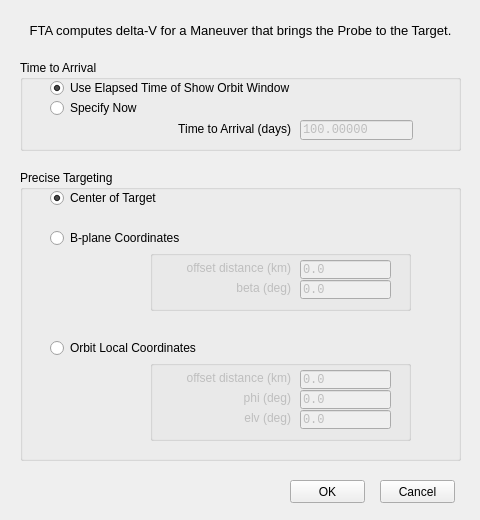
<?xml version="1.0" encoding="UTF-8"?>
<ui version="4.0">
 <class>ftasettingdialog</class>
 <widget class="QDialog" name="ftasettingdialog">
  <property name="windowModality">
   <enum>Qt::ApplicationModal</enum>
  </property>
  <property name="geometry">
   <rect>
    <x>0</x>
    <y>0</y>
    <width>480</width>
    <height>520</height>
   </rect>
  </property>
  <property name="minimumSize">
   <size>
    <width>480</width>
    <height>520</height>
   </size>
  </property>
  <property name="maximumSize">
   <size>
    <width>480</width>
    <height>520</height>
   </size>
  </property>
  <property name="windowTitle">
   <string>FTA Setting</string>
  </property>
  <property name="modal">
   <bool>true</bool>
  </property>
  <widget class="QGroupBox" name="groupBox">
   <property name="geometry">
    <rect>
     <x>20</x>
     <y>60</y>
     <width>441</width>
     <height>91</height>
    </rect>
   </property>
   <property name="title">
    <string>Time to Arrival</string>
   </property>
   <widget class="QRadioButton" name="fromshoworbit">
    <property name="geometry">
     <rect>
      <x>30</x>
      <y>20</y>
      <width>391</width>
      <height>16</height>
     </rect>
    </property>
    <property name="text">
     <string>Use Elapsed Time of Show Orbit Window</string>
    </property>
    <property name="checked">
     <bool>true</bool>
    </property>
   </widget>
   <widget class="QRadioButton" name="directinput">
    <property name="geometry">
     <rect>
      <x>30</x>
      <y>40</y>
      <width>391</width>
      <height>16</height>
     </rect>
    </property>
    <property name="text">
     <string>Specify Now</string>
    </property>
   </widget>
   <widget class="QLineEdit" name="timetoarrival">
    <property name="enabled">
     <bool>false</bool>
    </property>
    <property name="geometry">
     <rect>
      <x>280</x>
      <y>60</y>
      <width>113</width>
      <height>20</height>
     </rect>
    </property>
    <property name="font">
     <font>
      <family>Lucida Console</family>
     </font>
    </property>
    <property name="text">
     <string>100.00000</string>
    </property>
    <property name="cursorPosition">
     <number>0</number>
    </property>
   </widget>
   <widget class="QLabel" name="label">
    <property name="geometry">
     <rect>
      <x>80</x>
      <y>60</y>
      <width>191</width>
      <height>18</height>
     </rect>
    </property>
    <property name="text">
     <string>Time to Arrival (days)</string>
    </property>
    <property name="alignment">
     <set>Qt::AlignRight|Qt::AlignTrailing|Qt::AlignVCenter</set>
    </property>
   </widget>
  </widget>
  <widget class="QPushButton" name="cancel_button">
   <property name="geometry">
    <rect>
     <x>380</x>
     <y>480</y>
     <width>75</width>
     <height>23</height>
    </rect>
   </property>
   <property name="text">
    <string>Cancel</string>
   </property>
   <property name="autoDefault">
    <bool>false</bool>
   </property>
  </widget>
  <widget class="QPushButton" name="ok_button">
   <property name="geometry">
    <rect>
     <x>290</x>
     <y>480</y>
     <width>75</width>
     <height>23</height>
    </rect>
   </property>
   <property name="text">
    <string>OK</string>
   </property>
   <property name="autoDefault">
    <bool>false</bool>
   </property>
  </widget>
  <widget class="QGroupBox" name="groupBox_3">
   <property name="geometry">
    <rect>
     <x>20</x>
     <y>170</y>
     <width>441</width>
     <height>291</height>
    </rect>
   </property>
   <property name="title">
    <string>Precise Targeting</string>
   </property>
   <widget class="QRadioButton" name="selTargetcenter">
    <property name="geometry">
     <rect>
      <x>30</x>
      <y>20</y>
      <width>391</width>
      <height>16</height>
     </rect>
    </property>
    <property name="text">
     <string>Center of Target</string>
    </property>
    <property name="checked">
     <bool>true</bool>
    </property>
   </widget>
   <widget class="QRadioButton" name="selBplanecoord">
    <property name="geometry">
     <rect>
      <x>30</x>
      <y>60</y>
      <width>391</width>
      <height>16</height>
     </rect>
    </property>
    <property name="text">
     <string>B-plane Coordinates</string>
    </property>
   </widget>
   <widget class="QRadioButton" name="selOLcoord">
    <property name="geometry">
     <rect>
      <x>30</x>
      <y>170</y>
      <width>391</width>
      <height>16</height>
     </rect>
    </property>
    <property name="text">
     <string>Orbit Local Coordinates</string>
    </property>
   </widget>
   <widget class="QGroupBox" name="Bplanecoords">
    <property name="enabled">
     <bool>false</bool>
    </property>
    <property name="geometry">
     <rect>
      <x>130</x>
      <y>80</y>
      <width>261</width>
      <height>61</height>
     </rect>
    </property>
    <property name="title">
     <string/>
    </property>
    <widget class="QLabel" name="label_5">
     <property name="geometry">
      <rect>
       <x>20</x>
       <y>10</y>
       <width>121</width>
       <height>16</height>
      </rect>
     </property>
     <property name="text">
      <string>offset distance (km)</string>
     </property>
     <property name="alignment">
      <set>Qt::AlignRight|Qt::AlignTrailing|Qt::AlignVCenter</set>
     </property>
    </widget>
    <widget class="QLineEdit" name="Brangeedit">
     <property name="geometry">
      <rect>
       <x>150</x>
       <y>10</y>
       <width>91</width>
       <height>19</height>
      </rect>
     </property>
     <property name="font">
      <font>
       <family>Lucida Console</family>
      </font>
     </property>
     <property name="text">
      <string>0.0</string>
     </property>
    </widget>
    <widget class="QLabel" name="label_6">
     <property name="geometry">
      <rect>
       <x>20</x>
       <y>30</y>
       <width>121</width>
       <height>16</height>
      </rect>
     </property>
     <property name="text">
      <string>beta (deg)</string>
     </property>
     <property name="alignment">
      <set>Qt::AlignRight|Qt::AlignTrailing|Qt::AlignVCenter</set>
     </property>
    </widget>
    <widget class="QLineEdit" name="betaedit">
     <property name="geometry">
      <rect>
       <x>150</x>
       <y>30</y>
       <width>91</width>
       <height>19</height>
      </rect>
     </property>
     <property name="font">
      <font>
       <family>Lucida Console</family>
      </font>
     </property>
     <property name="toolTip">
      <string>Angle beta on B-plane</string>
     </property>
     <property name="text">
      <string>0.0</string>
     </property>
    </widget>
   </widget>
   <widget class="QGroupBox" name="OLcoords">
    <property name="enabled">
     <bool>false</bool>
    </property>
    <property name="geometry">
     <rect>
      <x>130</x>
      <y>190</y>
      <width>261</width>
      <height>81</height>
     </rect>
    </property>
    <property name="title">
     <string/>
    </property>
    <widget class="QLabel" name="label_2">
     <property name="geometry">
      <rect>
       <x>20</x>
       <y>10</y>
       <width>121</width>
       <height>16</height>
      </rect>
     </property>
     <property name="text">
      <string>offset distance (km)</string>
     </property>
     <property name="alignment">
      <set>Qt::AlignRight|Qt::AlignTrailing|Qt::AlignVCenter</set>
     </property>
    </widget>
    <widget class="QLabel" name="label_3">
     <property name="geometry">
      <rect>
       <x>20</x>
       <y>30</y>
       <width>121</width>
       <height>16</height>
      </rect>
     </property>
     <property name="text">
      <string>phi (deg)</string>
     </property>
     <property name="alignment">
      <set>Qt::AlignRight|Qt::AlignTrailing|Qt::AlignVCenter</set>
     </property>
    </widget>
    <widget class="QLabel" name="label_4">
     <property name="geometry">
      <rect>
       <x>20</x>
       <y>50</y>
       <width>121</width>
       <height>16</height>
      </rect>
     </property>
     <property name="text">
      <string>elv (deg)</string>
     </property>
     <property name="alignment">
      <set>Qt::AlignRight|Qt::AlignTrailing|Qt::AlignVCenter</set>
     </property>
    </widget>
    <widget class="QLineEdit" name="rangeedit">
     <property name="geometry">
      <rect>
       <x>150</x>
       <y>10</y>
       <width>91</width>
       <height>19</height>
      </rect>
     </property>
     <property name="font">
      <font>
       <family>Lucida Console</family>
      </font>
     </property>
     <property name="text">
      <string>0.0</string>
     </property>
    </widget>
    <widget class="QLineEdit" name="phiedit">
     <property name="geometry">
      <rect>
       <x>150</x>
       <y>30</y>
       <width>91</width>
       <height>19</height>
      </rect>
     </property>
     <property name="font">
      <font>
       <family>Lucida Console</family>
      </font>
     </property>
     <property name="toolTip">
      <string>Angle phi on Orbit Local coordinate</string>
     </property>
     <property name="text">
      <string>0.0</string>
     </property>
    </widget>
    <widget class="QLineEdit" name="elvedit">
     <property name="geometry">
      <rect>
       <x>150</x>
       <y>50</y>
       <width>91</width>
       <height>19</height>
      </rect>
     </property>
     <property name="font">
      <font>
       <family>Lucida Console</family>
      </font>
     </property>
     <property name="toolTip">
      <string>Angle elv on Orbit Local coordinate</string>
     </property>
     <property name="text">
      <string>0.0</string>
     </property>
    </widget>
   </widget>
  </widget>
  <widget class="QLabel" name="label_7">
   <property name="geometry">
    <rect>
     <x>10</x>
     <y>20</y>
     <width>461</width>
     <height>20</height>
    </rect>
   </property>
   <property name="font">
    <font>
     <pointsize>10</pointsize>
    </font>
   </property>
   <property name="text">
    <string>FTA computes delta-V for a Maneuver that brings the Probe to the Target.</string>
   </property>
   <property name="alignment">
    <set>Qt::AlignCenter</set>
   </property>
  </widget>
 </widget>
 <tabstops>
  <tabstop>fromshoworbit</tabstop>
  <tabstop>directinput</tabstop>
  <tabstop>timetoarrival</tabstop>
  <tabstop>selTargetcenter</tabstop>
  <tabstop>selBplanecoord</tabstop>
  <tabstop>Brangeedit</tabstop>
  <tabstop>betaedit</tabstop>
  <tabstop>selOLcoord</tabstop>
  <tabstop>rangeedit</tabstop>
  <tabstop>phiedit</tabstop>
  <tabstop>elvedit</tabstop>
  <tabstop>ok_button</tabstop>
  <tabstop>cancel_button</tabstop>
 </tabstops>
 <resources/>
 <connections/>
</ui>
